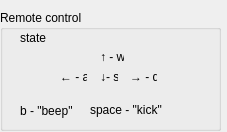
<?xml version="1.0" encoding="UTF-8"?>
<ui version="4.0">
 <class>RemoteControl</class>
 <widget class="QWidget" name="RemoteControl">
  <property name="geometry">
   <rect>
    <x>0</x>
    <y>0</y>
    <width>227</width>
    <height>132</height>
   </rect>
  </property>
  <property name="windowTitle">
   <string>Form</string>
  </property>
  <widget class="QGroupBox" name="GB_remote">
   <property name="geometry">
    <rect>
     <x>0</x>
     <y>10</y>
     <width>221</width>
     <height>121</height>
    </rect>
   </property>
   <property name="title">
    <string>Remote control</string>
   </property>
   <property name="flat">
    <bool>false</bool>
   </property>
   <widget class="QLabel" name="label_2">
    <property name="geometry">
     <rect>
      <x>20</x>
      <y>90</y>
      <width>61</width>
      <height>21</height>
     </rect>
    </property>
    <property name="text">
     <string>b - &quot;beep&quot;</string>
    </property>
   </widget>
   <widget class="QLabel" name="label_3">
    <property name="geometry">
     <rect>
      <x>90</x>
      <y>90</y>
      <width>101</width>
      <height>20</height>
     </rect>
    </property>
    <property name="text">
     <string>space - &quot;kick&quot;</string>
    </property>
   </widget>
   <widget class="QLabel" name="label">
    <property name="geometry">
     <rect>
      <x>100</x>
      <y>40</y>
      <width>24</width>
      <height>14</height>
     </rect>
    </property>
    <property name="text">
     <string>↑ - w</string>
    </property>
   </widget>
   <widget class="QLabel" name="label_4">
    <property name="geometry">
     <rect>
      <x>60</x>
      <y>60</y>
      <width>27</width>
      <height>14</height>
     </rect>
    </property>
    <property name="text">
     <string>← - a</string>
    </property>
   </widget>
   <widget class="QLabel" name="label_5">
    <property name="geometry">
     <rect>
      <x>100</x>
      <y>60</y>
      <width>18</width>
      <height>14</height>
     </rect>
    </property>
    <property name="text">
     <string>↓- s</string>
    </property>
   </widget>
   <widget class="QLabel" name="label_6">
    <property name="geometry">
     <rect>
      <x>130</x>
      <y>60</y>
      <width>27</width>
      <height>14</height>
     </rect>
    </property>
    <property name="text">
     <string>→ - d</string>
    </property>
   </widget>
   <widget class="QLabel" name="label_state">
    <property name="geometry">
     <rect>
      <x>20</x>
      <y>20</y>
      <width>191</width>
      <height>16</height>
     </rect>
    </property>
    <property name="text">
     <string>state</string>
    </property>
   </widget>
  </widget>
 </widget>
 <resources/>
 <connections/>
</ui>
